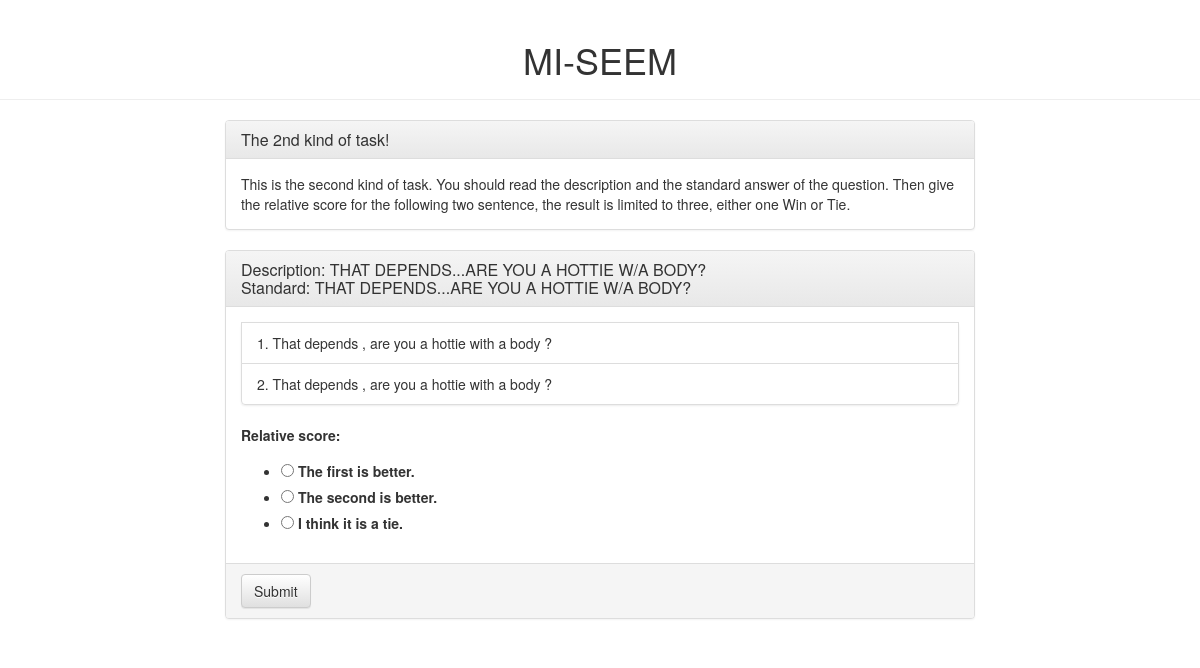
/miseem/task (signed in), run on an earlier commit of the app's database.
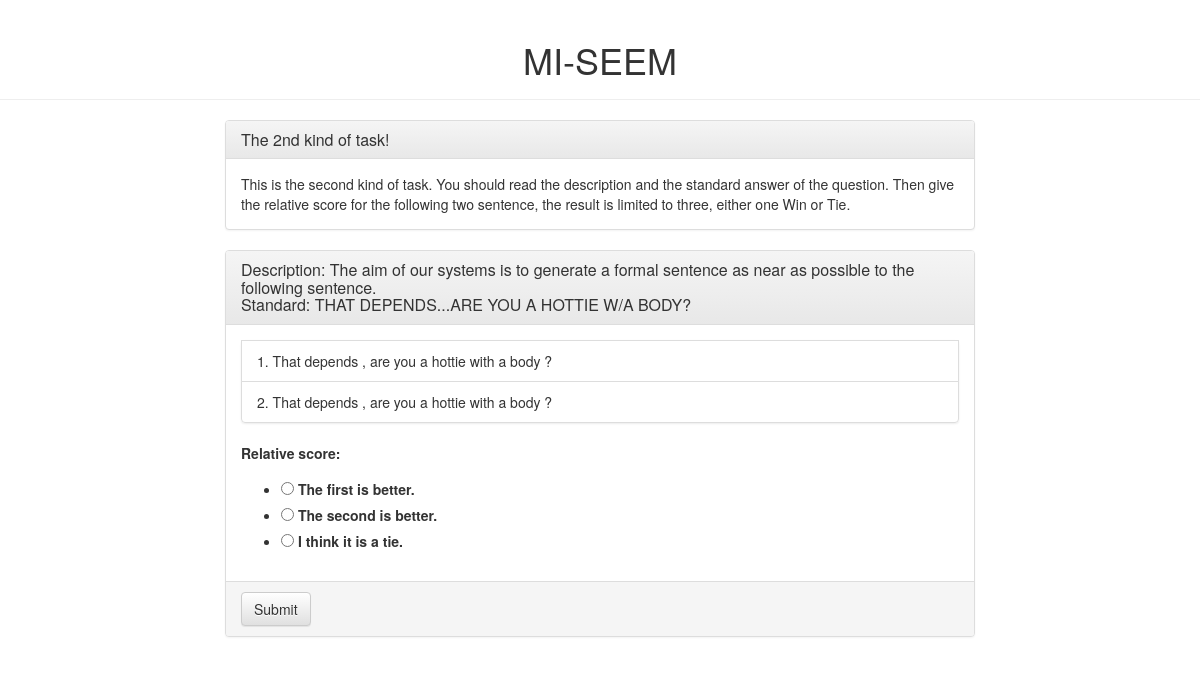
And on a later commit of the database.
### miseem/models.py (models this page shows, shortened)
class Question(models.Model):
    description = models.TextField()
    standard = models.TextField()
    frequence = models.IntegerField(default = 0)

### miseem/views.py (the view, shortened to what this page needs)
# urls.py: path('task', views.task, name='task'),
def task(request):
    if not request.user.is_authenticated:
        return render(request, 'sorry.html')
    MAX_ANSWER_NUM = 32
    if request.method == "GET":
        if Answer.objects.filter(belong_to_noter = request.user).count() > MAX_ANSWER_NUM:
            print(Answer.objects.filter(belong_to_noter = request.user).count())
            return render(request, 'sorry.html')
        current = randint(1, 3)
    elif request.method == "POST":
        current = int(request.POST['current'])
    else:
        return render(request, 'sorry.html')
    context = {}
    context['current'] = current
    if current == 1:
        context['head'] = "The 1st kind of task!"
        context['body'] = "This is the first kind of task. You should read the description and the standard answer of the question. Then give the absolute score for the following one sentence. the score range is from 1 to 10."
    elif current == 2:
        context['head'] = "The 2nd kind of task!"
        context['body'] = "This is the second kind of task. You should read the description and the standard answer of the question. Then give the relative score for the following two sentence, the result is limited to three, either one Win or Tie."
    elif current == 3:
        context['head'] = "The 3rd kind of task!"
        context['body'] = "This is the third kind of task. You should read the description and the standard answer of the question. Then give the rank score for the following three sentence, the result is limited to six different order of the three."
    else:
        return render(request, 'sorry.html')
    if request.method == "GET":
        if current == 1:
            total_num = Sentence.objects.count()-1
            chosen_id = randint(0, total_num)
            chosen_sentence = Sentence.objects.all()[chosen_id]
            chosen_question = chosen_sentence.belong_to_question
            context['chosen_sentence'] = [(chosen_sentence.pk, chosen_sentence.content)]
            context['chosen_description'] = chosen_question.description
            context['chosen_standard'] = chosen_question.standard
            context['form'] = PointWise()
        elif current == 2:
            chosen_sentence_list = []
            while len(chosen_sentence_list) < 2:
                chosen_system_list = sample(list(System.objects.all()), 2)
                chosen_system_1 = chosen_system_list[0]
                chosen_system_2 = chosen_system_list[1]
                chosen_question = sample(list(Question.objects.all()), 1)[0]
                chosen_sentence_list = Sentence.objects.filter(belong_to_question = chosen_question).filter(Q(belong_to_system = chosen_system_1) | Q(belong_to_system = chosen_system_2))
            chosen_sentence = sample(list(chosen_sentence_list), 2)
            chosen_sentence_1 = chosen_sentence[0]
            chosen_sentence_2 = chosen_sentence[1]
            context['chosen_sentence'] = [(chosen_sentence_1.pk, chosen_sentence_1.content),
                                        (chosen_sentence_2.pk, chosen_sentence_2.content)]
            context['chosen_description'] = chosen_question.description
            context['chosen_standard'] = chosen_question.standard
            context['form'] = PairWise()
    response = render(request, 'task.html', context)
    return response

### miseem/forms.py
class PairWise(Form):
    relative_score = ChoiceField(
        choices=((1, 'The first is better.'), (-1, 'The second is better.'), (0, 'I think it is a tie.')),
        widget=RadioSelect
    )

### miseem/templates/task.html (shortened to what this page needs)
{% extends 'miseem_base.html' %}
{% block content %}
    <div class="panel panel-default">
        <div class="panel-heading">
            <h3 class="panel-title">
		{{ head }}
            </h3>
        </div>
        <div class="panel-body">
		{{ body }}
        </div>
    </div>
{% endblock content %}
{% block form %}
{% ifequal request.method "GET" %}
    <form action={% url 'miseem:task'%} method="post" class="panel panel-default">
        <div class="panel-heading">
            <h3 class="panel-title">
                Description: {{ chosen_description }}
                <br/>
                Standard: {{ chosen_standard }}
            </h3>
        </div>
        <div class="panel-body">
            <ol class = "list-group">
                {% for sentence in chosen_sentence %}
                    <li class = "list-group-item">{{ forloop.counter }}. {{ sentence.1 }}</li>
                {% endfor %}
            </ol>
            {{ form.as_p }}
        </div>
        <div class="panel-footer">
            <button type="submit" class="btn btn-default">Submit</button>
        </div>
    </form>
{% else %}
    {{ form.errors }}
{% endifequal %}
{% endblock form %}

What changed in the data, as far as the page shows it:
changed Question "THAT DEPENDS...ARE YOU A HOTTIE W/A BODY?": description "THAT DEPENDS...ARE YOU A HOTTIE W/A BODY?" → "The aim of our systems is to generate a formal sentence as near as possible to the following sentence."
